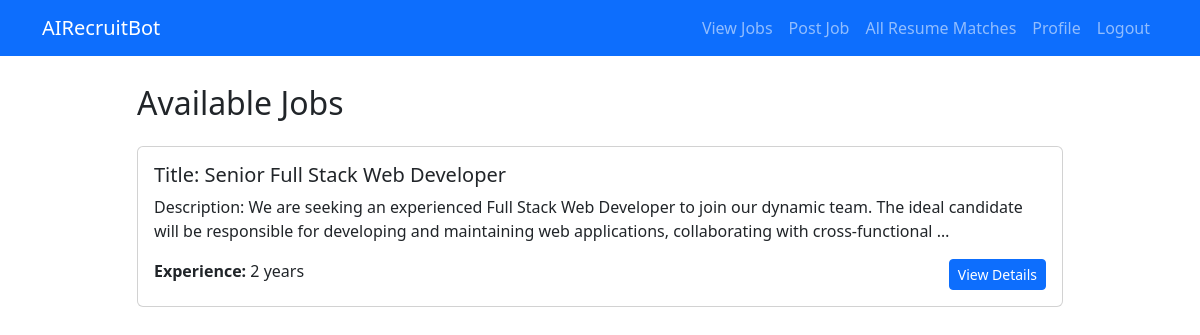
/jobs/ (signed in), run on the app's committed database.
### jobs/models.py (models this page shows, shortened)
class JobPosting(models.Model):
    recruiter = models.ForeignKey(CustomUser, on_delete=models.CASCADE)
    title = models.CharField(max_length=200)
    description = models.TextField()
    required_skills = models.JSONField(default=list)
    min_experience = models.IntegerField()
    salary_range = models.CharField(max_length=100, blank=True)
    created_at = models.DateTimeField(auto_now_add=True)

### jobs/views.py (the view)
# urls.py: path('', views.job_list, name='job_list'),
@login_required
def job_list(request):
    try:
        jobs_queryset = JobPosting.objects.all()
        search_query = request.GET.get('search', '')
        if search_query:
            jobs_queryset = jobs_queryset.filter(
                Q(title__icontains=search_query) |
                Q(description__icontains=search_query)
            )
        paginator = Paginator(jobs_queryset, 10)  # 10 jobs per page
        page = request.GET.get('page', 1)
        try:
            jobs = paginator.page(page)
        except (PageNotAnInteger, EmptyPage):
            jobs = paginator.page(1)
        context = {
            'jobs': jobs,
            'search_query': search_query,
            'total_jobs': jobs_queryset.count()
        }
        return render(request, 'jobs/job_list.html', context)
    except Exception as e:
        logger.error(f"Job list error: {e}")
        messages.error(request, "Unable to retrieve job listings.")
        return render(request, 'jobs/job_list.html', {'jobs': []})

### templates/jobs/job_list.html
{% extends 'base.html' %}
{% block content %}
<div class="row">
    <div class="col-md-10 offset-md-1">
        <h2 class="mb-4">Available Jobs</h2>
        {% for job in jobs %}
            <div class="card mb-3">
                <div class="card-body">
                    <h5 class="card-title">{{ job.title }}</h5>
                    <p class="card-text">{{ job.description|truncatewords:30 }}</p>
                    <div class="d-flex justify-content-between">
                        <span>
                            <strong>Experience:</strong> {{ job.min_experience }} years
                        </span>
                        <a href="{% url 'job_detail' job.id %}" class="btn btn-primary btn-sm">View Details</a>
                    </div>
                </div>
            </div>
        {% empty %}
            <div class="alert alert-info">No jobs available at the moment.</div>
        {% endfor %}
    </div>
</div>
{% endblock %}

### templates/base.html (style rules this page uses)
body { padding-top: 60px; }

### data on the page
JobPosting: title "Title: Senior Full Stack Web Developer", description "Description: We are seeking an experienced Full Stack Web Developer to join our dynamic team. The ideal candidate will be responsible for developing and maintaining web applications, collaborating with cross-functional …", min_experience "2"
